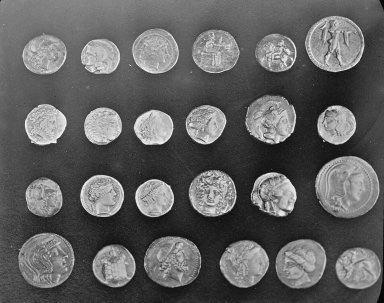
#> input picture lab4/coins.jpg, 384 x 303 px, found by its file name
$ python lab4-notebook.py
#> lines starting #> are read from the running program, lines starting #| are printed output that depends on the picture
# ---
# jupyter:
#   jupytext:
#     formats: py,ipynb
#     text_representation:
#       extension: .py
#       format_name: light
#       format_version: '1.5'
#       jupytext_version: 1.14.1
#   kernelspec:
#     display_name: Python 3
#     language: python
#     name: python3
# ---

# + [markdown] pycharm={"name": "#%% md\n"}
# # Task 1
# ## Loading and visualizing the image

# + pycharm={"name": "#%%\n"}
import os

import matplotlib.pyplot as plt
import numpy as np
import skimage

# + [markdown] pycharm={"name": "#%% md\n"}
# Let's create some constants for the file paths first

# + pycharm={"name": "#%%\n"}
FILE_DIRECTORY = 'images/'
FILENAME_COINS = os.path.join(FILE_DIRECTORY, 'coins.jpg')
FILENAME_ASTRONAUT = os.path.join(FILE_DIRECTORY, 'astronaut.jpg')


# + [markdown] pycharm={"name": "#%% md\n"}
# Now let's define a function that prints the shape, data type and the intensity of an arbitrary pixel of a loaded image.

# + pycharm={"name": "#%%\n"}
def first_look_at_image(image, filename):
    print(f"The shape of the {filename} image is: {image.shape}.")
    print(f"The type of the {filename} image is: {image.dtype}.")
    print(
        f"The intensity level of a random pixel in the {filename} image is: "
        f"{image[1, 100]}.")


# + [markdown] pycharm={"name": "#%% md\n"}
# Once the image is loaded, we can visualize it with either scikit-image or matplotlib

# + pycharm={"name": "#%%\n"}
def visualize_image(image, show='skimage'):
    if show == 'skimage':
        skimage.io.imshow(image)
        skimage.io.show()
    elif show == 'plt':
        plt.imshow(image)


# + [markdown] pycharm={"name": "#%% md\n"}
# Finally we can create a pipeline of
# - loading the image from a file
# - having a first look at the size and type
# - then visualizing it.

# + pycharm={"name": "#%%\n"}
def run_task1_pipeline(filename):
#> called with filename = 'images/coins.jpg'
    image = skimage.io.imread(filename)
#> image is the input picture: shape (303, 384); min 1, max 251, mean 96.9
    first_look_at_image(image, filename)
#| The shape of the images/coins.jpg image is: (303, 384).
#| The type of the images/coins.jpg image is: uint8.
#| The intensity level of a random pixel in the images/coins.jpg image is: 133.
    visualize_image(image)
    return image, len(image.shape)


image_coins, dimension_coins = run_task1_pipeline(FILENAME_COINS)
#> dimension_coins = 2
image_astronaut, dimension_astronaut = run_task1_pipeline(FILENAME_ASTRONAUT)
#> call 2 of run_task1_pipeline, with filename = 'images/astronaut.jpg'
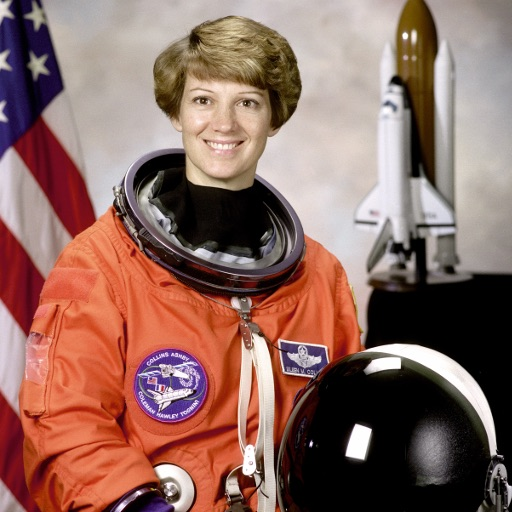
#> input picture lab4/astronaut.jpg, 512 x 512 px, found by its file name
#> in run_task1_pipeline, image is the input picture: shape (512, 512, 3); mean R, G, B 141.8, 105.7, 96.7
#| The shape of the images/astronaut.jpg image is: (512, 512, 3).
#| The type of the images/astronaut.jpg image is: uint8.
#| The intensity level of a random pixel in the images/astronaut.jpg image is: [178 174 175].
#> dimension_astronaut = 3


# + [markdown] pycharm={"name": "#%% md\n"}
# We can observe that the coins image is already grayscale as the shape of the loaded image is 2-dimensional.
#
# The astronaut image is 3-dimensional where the 3rd dimension is the 3 RGB color component.
#
# Both images have an integer data type.

# + [markdown] pycharm={"name": "#%% md\n"}
# # Task 2
# ## Color space conversion
#
# Let's create a function that
# - converts the image from RGB to grayscale
# - then prints the same attributes as before,
# - and visualizes the image.
#
# As the coins image was already grayscale, there is no need to run this conversion on it, as it will result in an exception.

# + pycharm={"name": "#%%\n"}
def run_task2_pipeline(image, filename):
#> called with filename = 'images/astronaut.jpg'
    grayscale_image = skimage.color.rgb2gray(image)
    first_look_at_image(grayscale_image, filename)
#| The shape of the images/astronaut.jpg image is: (512, 512).
#| The type of the images/astronaut.jpg image is: float64.
#| The intensity level of a random pixel in the images/astronaut.jpg image is: 0.6859690196078432.
    visualize_image(grayscale_image)
    return grayscale_image


image_astronaut_grayscale = run_task2_pipeline(image_astronaut, FILENAME_ASTRONAUT)
# run_task2_pipeline(image_coins, FILENAME_COINS)

# + [markdown] pycharm={"name": "#%% md\n"}
# `dtype` changes from integer to floating-point during the grayscale conversion,
# while `size` goes from 3-dimensional array (the third dimension being the RGB values) to 2-dimensional array.

# + [markdown] pycharm={"name": "#%% md\n"}
# # Task 3
# ## Rescaling and resizing
#
# Let's rescale the images by half, and resize them by factors of 0.25, 0.5 and 0.75, and then compare the results.

# + pycharm={"name": "#%%\n"}
IMAGE_RESIZE_FACTORS_QUARTERS = [1, 2, 3]


def run_task3_pipeline(image):
    image_rescaled = skimage.transform.rescale(image, 0.5, anti_aliasing=False)
    skimage.io.imshow(image_rescaled)
    skimage.io.show()

    for factor in IMAGE_RESIZE_FACTORS_QUARTERS:
        image_resized = skimage.transform.resize(
            image_rescaled,
            tuple(coord * factor // 4 for coord in image.shape[:2]),
            anti_aliasing=True,
        )
        skimage.io.imshow(image_resized)
        skimage.io.show()

run_task3_pipeline(image_coins)
run_task3_pipeline(image_astronaut_grayscale)
#> in run_task3_pipeline (call 2), `image_rescaled = skimage.transform.rescale(image, 0.5, anti_aliasing=F..`:
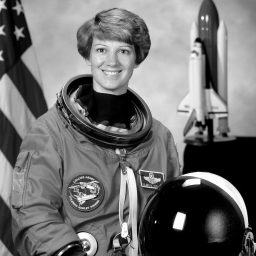
#> image_rescaled: shape (256, 256) float64; min 0, max 0.999, mean 0.442
#> the loop in run_task3_pipeline (call 2), `for factor in IMAGE_RESIZE_FACTORS_QUARTERS:` made 3 passes
#> pass 1, in run_task3_pipeline (call 2), `image_resized = skimage.transform.resize( image_rescaled, tuple(coord ..`:
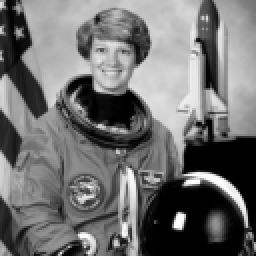
#> image_resized: shape (128, 128) float64 (shown 2 times larger); min 0, max 0.997, mean 0.442


# + [markdown] pycharm={"name": "#%% md\n"}
# As can be seen in the images above, the scaling will affect the resolution of the image. __Rescale__ operation resizes an image by a given scaling factor. The scaling factor can either be a single floating point value, or multiple values - one along each axis. The __Resize__ operation does the same thing but instead of providing a scaling factor we can supply the dimension of the output image instead.
#
# We also see the effect of using anti aliasing (for resize) and not (for rescale).

# + [markdown] pycharm={"name": "#%% md\n"}
# # Task 4
# ## Thresholding
#
# Let's create a function that plots the histogram and the thresholded image.
#
# Start with only the histogram to find some reasonable values for the threshold.

# + pycharm={"name": "#%%\n"}
def run_task4_pipeline(image, filename, threshold):
    from skimage.exposure import histogram
    from skimage.util import img_as_ubyte

    ax = plt.hist(image.ravel(), bins=256)
    plt.title(f'Histogram for {filename}')

    fig, ax = plt.subplots()
    plt.imshow(image > threshold, cmap='gray')
    plt.show()


ax = plt.hist(image_coins.ravel(), bins=256)
plt.title(f'Histogram for {FILENAME_COINS}')
plt.show()
#> figure, not shown here; tallest bar 1222 high, from x = 35.18 to 36.16

ax = plt.hist(image_astronaut_grayscale.ravel(), bins=256)
plt.title(f'Histogram for {FILENAME_ASTRONAUT}')

# + [markdown] pycharm={"name": "#%% md\n"}
# We can see that for the coins image a threshold of 120 seems to cut the distribution in half (as the values are integer on a scale of 0 to 255), while the astronaut image has floating-point values, so a reasonable threshold there would be around 0.4 or 0.5. The distribution is very skewed with a lot more dark than bright pixels.
#
# Let's go with 120 and 0.4, respectively, and visualize the processed grayscale images:

# + pycharm={"name": "#%%\n"}
run_task4_pipeline(image_coins, FILENAME_COINS, threshold=120)
run_task4_pipeline(image_astronaut_grayscale, FILENAME_ASTRONAUT, threshold=0.4)
#> call 2 of run_task4_pipeline, with filename = 'images/astronaut.jpg', threshold = 0.4
#> in run_task4_pipeline (call 2), `plt.show()`:
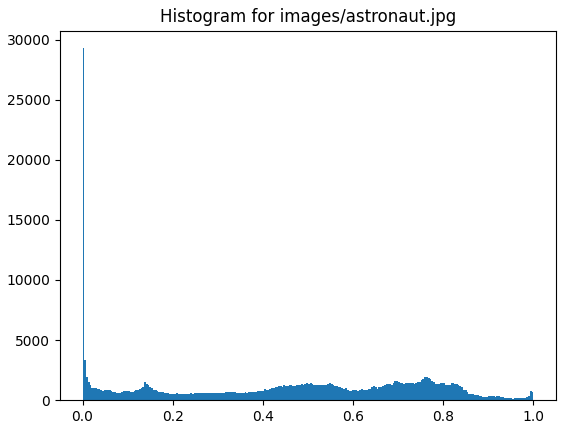
#> figure drawn by matplotlib, 1 panel; tallest bar 29277 high, from x = 0 to 0.00391
#> in run_task4_pipeline (call 2), `plt.show()`:
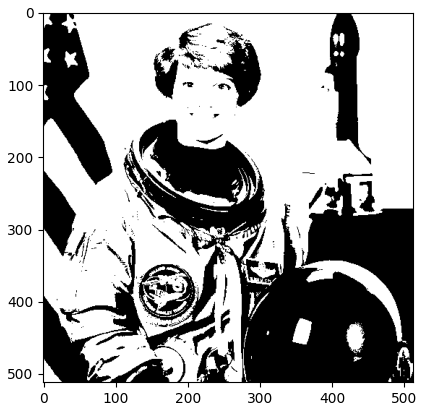
#> figure drawn by matplotlib, 1 panel


# + [markdown] pycharm={"name": "#%% md\n"}
# # Task 5
# ## Template matching
#
# The code below first defines the coin (with manually given limits), then matches the template against the image, this time loaded from scikit-image directly. The `result` outputs a value for each pixel depending on how well it matches the template. The location of the maximum of this function corresponds to the center of the coin on the image.
#
# The template matching function in skimage is using cross correlation to find instances of the template image in the full image. The result of the image matching is the pixel wise correlation with the template image. The maximum/peak of the result corresponds to the center of the coin in the image.
#
# The first subplot just shows the template (i.e. the coin) in isolation.
#
# The second subplot shows the identified coin highlighted in a rectangle on the original image.
#
# The third subplot shows the match_template function values on the original image, clearly showing the different coins identified on the picture.

# + pycharm={"name": "#%%\n"}
def run_task5_pipeline():
    image = skimage.data.coins()
    coin = image[170:220, 75:130]

    result = skimage.feature.match_template(image, coin)
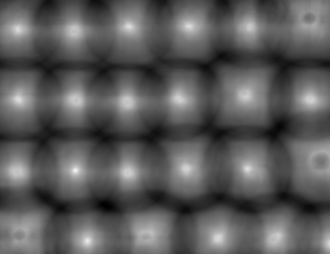
#> result: shape (254, 330) float64; min -0.544, max 1, mean 0.00983; drawn with min black and max white
    ij = np.unravel_index(np.argmax(result), result.shape)
#> ij = (170, 75)
    distance_from_left, distance_from_top = ij[::-1]
#> distance_from_left = 75; distance_from_top = 170

    fig = plt.figure(figsize=(8, 3))
    ax1 = plt.subplot(1, 3, 1)
    ax2 = plt.subplot(1, 3, 2)
    ax3 = plt.subplot(1, 3, 3, sharex=ax2, sharey=ax2)

    def plot_template(ax1):
        ax1.imshow(coin, cmap=plt.cm.gray)
        ax1.set_axis_off()
        ax1.set_title('template')

    def plot_image_with_template(ax2):
        ax2.imshow(image, cmap=plt.cm.gray)
        ax2.set_axis_off()
        ax2.set_title('image')
        coin_height, coin_width = coin.shape
#> coin_height = 50; coin_width = 55
        rectangle = plt.Rectangle(
            (distance_from_left, distance_from_top),
            coin_width,
            coin_height,
            edgecolor='r',
            facecolor='none',
        )
        ax2.add_patch(rectangle)

    def plot_result(ax3):
        ax3.imshow(result)
        ax3.set_axis_off()
        ax3.set_title('`match_template`\nresult')
        # highlight matched region
        ax3.autoscale(False)
        ax3.plot(
            distance_from_left,
            distance_from_top,
            'o',
            markeredgecolor='r',
            markerfacecolor='none',
            markersize=10,
        )

    plot_template(ax1)
    plot_image_with_template(ax2)
    plot_result(ax3)
    plt.show()
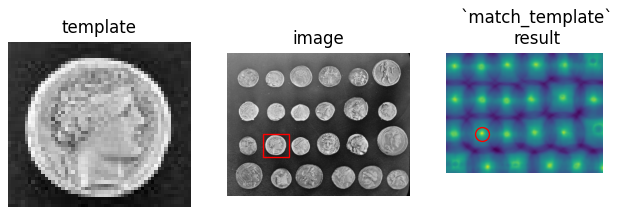
#> figure drawn by matplotlib, 3 panels


# + pycharm={"name": "#%%\n"}
run_task5_pipeline()

# + pycharm={"name": "#%%\n"}
